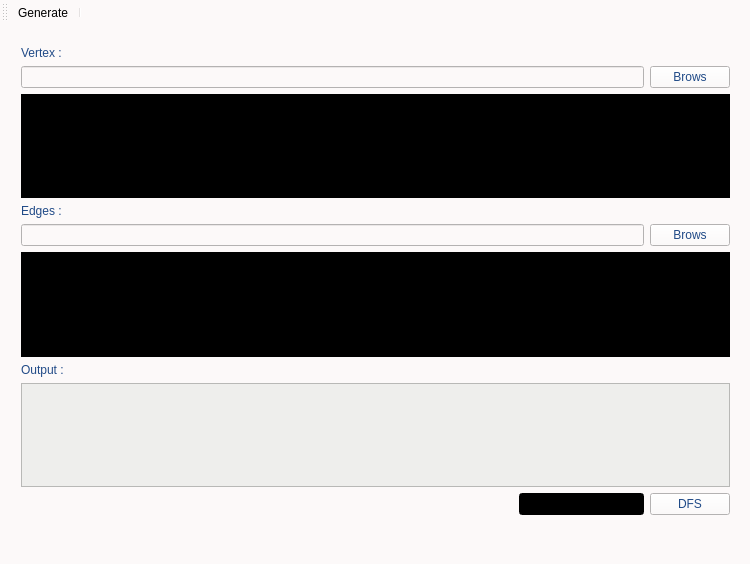
<?xml version="1.0" encoding="UTF-8"?>
<ui version="4.0">
 <class>MainWindow</class>
 <widget class="QMainWindow" name="MainWindow">
  <property name="geometry">
   <rect>
    <x>0</x>
    <y>0</y>
    <width>750</width>
    <height>564</height>
   </rect>
  </property>
  <property name="maximumSize">
   <size>
    <width>7510</width>
    <height>5700</height>
   </size>
  </property>
  <property name="windowTitle">
   <string>MainWindow</string>
  </property>
  <property name="styleSheet">
   <string notr="true">background-color: rgb(252, 249, 249);
border-color: rgb(32, 74, 135);</string>
  </property>
  <widget class="QWidget" name="centralWidget">
   <widget class="QWidget" name="verticalLayoutWidget">
    <property name="geometry">
     <rect>
      <x>10</x>
      <y>10</y>
      <width>731</width>
      <height>491</height>
     </rect>
    </property>
    <layout class="QVBoxLayout" name="verticalLayout">
     <item>
      <widget class="QLabel" name="vertexLabel">
       <property name="styleSheet">
        <string notr="true">color: rgb(32, 74, 135);</string>
       </property>
       <property name="text">
        <string>Vertex :</string>
       </property>
      </widget>
     </item>
     <item>
      <layout class="QHBoxLayout" name="vertexHorizontalLayout">
       <item>
        <widget class="QLineEdit" name="vertexLineEdit"/>
       </item>
       <item>
        <widget class="QPushButton" name="vertexPushButton">
         <property name="styleSheet">
          <string notr="true">color: rgb(32, 74, 135);
border-color: rgb(32, 74, 135);
</string>
         </property>
         <property name="text">
          <string>Brows</string>
         </property>
        </widget>
       </item>
      </layout>
     </item>
     <item>
      <widget class="QTextEdit" name="vertexTextEdit">
       <property name="styleSheet">
        <string notr="true">color: rgb(238, 238, 236);
background-color: rgb(0, 0, 0);
border-color: rgb(32, 74, 135);</string>
       </property>
      </widget>
     </item>
     <item>
      <widget class="QLabel" name="edgesLabel">
       <property name="styleSheet">
        <string notr="true">color: rgb(32, 74, 135);</string>
       </property>
       <property name="text">
        <string>Edges :</string>
       </property>
      </widget>
     </item>
     <item>
      <layout class="QHBoxLayout" name="edgesHorizontalLayout">
       <item>
        <widget class="QLineEdit" name="edgesLineEdit">
         <property name="styleSheet">
          <string notr="true">border-color: rgb(32, 74, 135);</string>
         </property>
        </widget>
       </item>
       <item>
        <widget class="QPushButton" name="edgesPushButton">
         <property name="styleSheet">
          <string notr="true">color: rgb(32, 74, 135);
border-color: rgb(32, 74, 135);</string>
         </property>
         <property name="text">
          <string>Brows</string>
         </property>
        </widget>
       </item>
      </layout>
     </item>
     <item>
      <widget class="QTextEdit" name="edgesTextEdit">
       <property name="styleSheet">
        <string notr="true">color: rgb(238, 238, 236);
background-color: rgb(0, 0, 0);
border-color: rgb(32, 74, 135);</string>
       </property>
      </widget>
     </item>
     <item>
      <widget class="QLabel" name="outputLabel">
       <property name="styleSheet">
        <string notr="true">color: rgb(32, 74, 135);</string>
       </property>
       <property name="text">
        <string>Output :</string>
       </property>
      </widget>
     </item>
     <item>
      <widget class="QTextEdit" name="OutputTextEdit">
       <property name="enabled">
        <bool>true</bool>
       </property>
       <property name="acceptDrops">
        <bool>false</bool>
       </property>
       <property name="styleSheet">
        <string notr="true">color: rgb(23, 5, 97);
background-color: rgb(238, 238, 236);</string>
       </property>
      </widget>
     </item>
     <item>
      <layout class="QHBoxLayout" name="horizontalLayout">
       <item>
        <spacer name="horizontalSpacer">
         <property name="orientation">
          <enum>Qt::Horizontal</enum>
         </property>
         <property name="sizeHint" stdset="0">
          <size>
           <width>40</width>
           <height>20</height>
          </size>
         </property>
        </spacer>
       </item>
       <item>
        <spacer name="horizontalSpacer_2">
         <property name="orientation">
          <enum>Qt::Horizontal</enum>
         </property>
         <property name="sizeHint" stdset="0">
          <size>
           <width>40</width>
           <height>20</height>
          </size>
         </property>
        </spacer>
       </item>
       <item>
        <spacer name="horizontalSpacer_4">
         <property name="orientation">
          <enum>Qt::Horizontal</enum>
         </property>
         <property name="sizeHint" stdset="0">
          <size>
           <width>40</width>
           <height>20</height>
          </size>
         </property>
        </spacer>
       </item>
       <item>
        <spacer name="horizontalSpacer_3">
         <property name="orientation">
          <enum>Qt::Horizontal</enum>
         </property>
         <property name="sizeHint" stdset="0">
          <size>
           <width>40</width>
           <height>20</height>
          </size>
         </property>
        </spacer>
       </item>
       <item>
        <widget class="QLineEdit" name="dfsLineEdit">
         <property name="styleSheet">
          <string notr="true">color: rgb(238, 238, 236);
background-color: rgb(0, 0, 0);
border-color: rgb(32, 74, 135);</string>
         </property>
        </widget>
       </item>
       <item>
        <widget class="QPushButton" name="sortPushButton">
         <property name="styleSheet">
          <string notr="true">color: rgb(32, 74, 135);</string>
         </property>
         <property name="text">
          <string>DFS</string>
         </property>
        </widget>
       </item>
      </layout>
     </item>
    </layout>
   </widget>
  </widget>
  <widget class="QToolBar" name="mainToolBar">
   <attribute name="toolBarArea">
    <enum>TopToolBarArea</enum>
   </attribute>
   <attribute name="toolBarBreak">
    <bool>false</bool>
   </attribute>
   <addaction name="actionGenerate"/>
   <addaction name="separator"/>
  </widget>
  <widget class="QStatusBar" name="statusBar"/>
  <action name="actionGenerate">
   <property name="icon">
    <iconset resource="resources.qrc">
     <normaloff>:/155-Random-512.png</normaloff>
     <normalon>:/155-Random-512.png</normalon>:/155-Random-512.png</iconset>
   </property>
   <property name="text">
    <string>Generate</string>
   </property>
   <property name="toolTip">
    <string>Generates random vertices and edges files</string>
   </property>
   <property name="shortcut">
    <string>Ctrl+G</string>
   </property>
  </action>
 </widget>
 <layoutdefault spacing="6" margin="11"/>
 <resources>
  <include location="resources.qrc"/>
 </resources>
 <connections/>
</ui>
